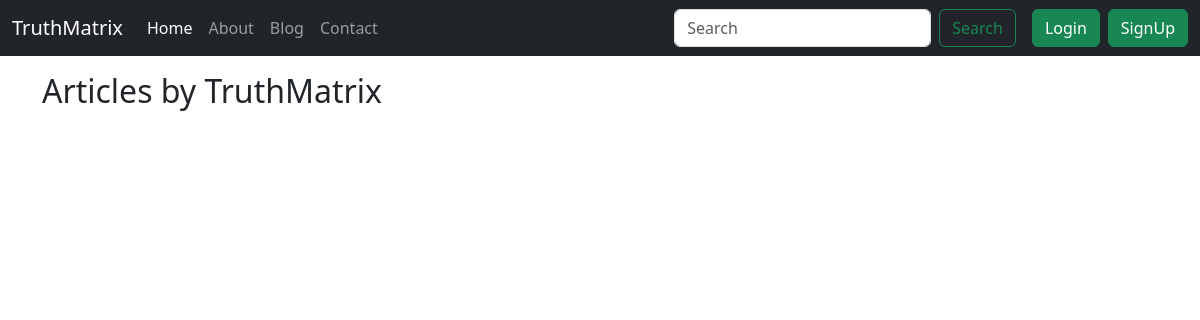
The page /blog/ on the database as committed earlier.
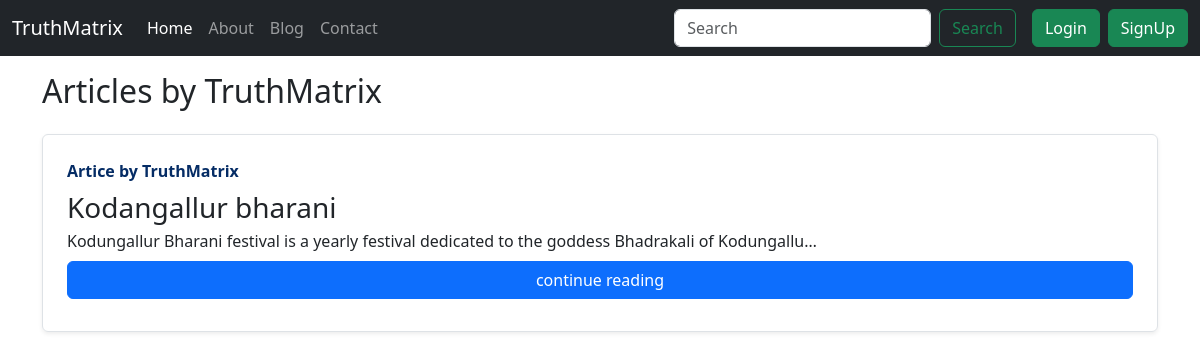
The same page on the database as committed later.
### blog/models.py (models this page shows, shortened)
class Post(models.Model):
    sno = models.AutoField(primary_key=True)
    title = models.CharField(max_length=255)
    content = models.TextField()
    author = models.CharField(max_length=13)
    slug = models.CharField(max_length=100)
    timeStamp = models.DateTimeField(auto_now_add=True, blank=True)

### blog/views.py (the view)
# urls.py: path('', views.blogHome, name='bloghome'),
def blogHome(request):
    allPosts = Post.objects.all()
    context = {'allPosts': allPosts}
    return render(request, 'blog/blogHome.html',context)

### templates/blog/blogHome.html (shortened to what this page needs)
{% extends 'base.html' %}
{% block body %}
<div class="container my-3">
    <h2>Articles by TruthMatrix</h2>
    {% for post in allPosts %}
    <div class="row g-0 border rounded overflow-hidden flex-md-row my-4 shadow-sm h-md-250 position-relative">
        <div class="col p-4 d-flex flex-column position-static"> <strong class="d-inline-block mb-2 text-primary-emphasis">Artice by {{post.author}}</strong>
            <h3 class="mb-0">{{post.title}}</h3>
        <p class="card-text mb-auto">{{post.content | truncatechars:100}}</p>
          <a href="/blog/{{post.slug}}" role="button" class="btn btn-primary my-2">continue reading</a>
    </div>
</div>
</div>
{% endfor %}
{% endblock body %}

Rows that differ between the two databases and show on the page:
added Post: author "TruthMatrix", title "Kodangallur bharani", content "Kodungallur Bharani festival is a yearly festival dedicated to the goddess Bhadrakali of Kodungallu…"
